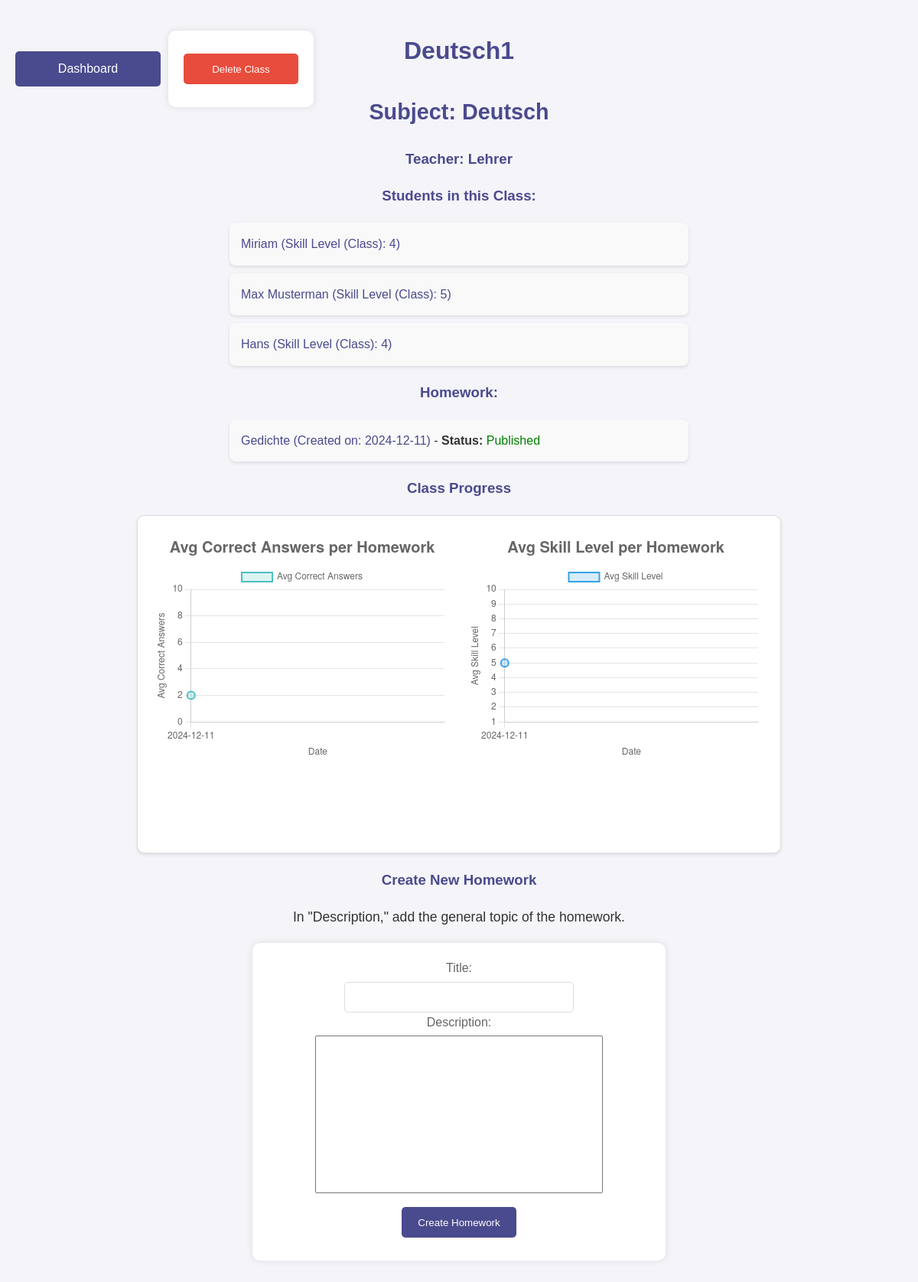
Before: /class_details_teacher/2/1 with the older database file.
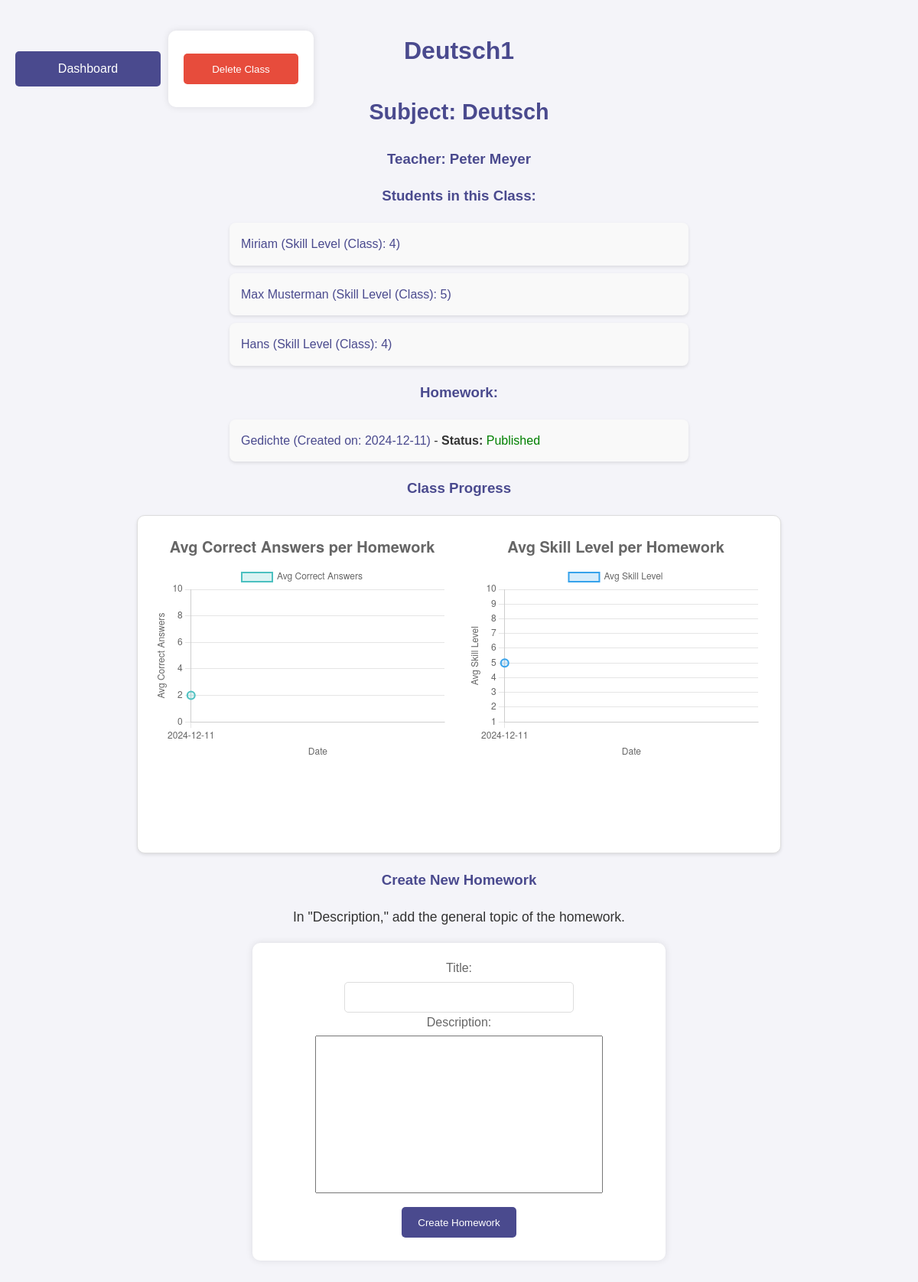
After: the same page with the newer database file.
### tables this page shows
CREATE TABLE Teachers (
    id INTEGER PRIMARY KEY AUTOINCREMENT,
    name TEXT NOT NULL,
    email TEXT UNIQUE NOT NULL,
    password TEXT NOT NULL
);

### app.py (the view)
@app.route('/class_details_teacher/<int:class_id>/<int:teacher_id>')
def class_details_teacher(class_id, teacher_id):
    import json
    from datetime import datetime
    conn = get_db_connection()
    class_info = conn.execute(
        '''
        SELECT Classes.id, Classes.class_name, Classes.subject, Teachers.name AS teacher_name
        FROM Classes
        JOIN Teachers ON Classes.teacher_id = Teachers.id
        WHERE Classes.id = ? AND teacher_id = ?
        ''', (class_id, teacher_id)
    ).fetchone()
    students = conn.execute(
        '''
        SELECT Participants.id, Participants.name, ClassMembers.class_skill_level
        FROM Participants
        JOIN ClassMembers ON Participants.id = ClassMembers.student_id
        WHERE ClassMembers.class_id = ?
        ''', (class_id,)
    ).fetchall()
    homework_list = conn.execute(
        '''
        SELECT id, title, date_created, status
        FROM Homework
        WHERE class_id = ?
        ''', (class_id,)
    ).fetchall()
    dates = []
    titles = []
    avg_correct_counts = []
    avg_skill_levels = []
    for hw in homework_list:
        count_results = conn.execute(
            '''
            SELECT COUNT(*) as count
            FROM HomeworkResults
            WHERE homework_id = ?
            ''', (hw['id'],)
        ).fetchone()['count']
        if count_results > 0:
            date_created = hw['date_created']
            if isinstance(date_created, str):
                try:
                    date_created = datetime.strptime(date_created, '%Y-%m-%d')
                except ValueError:
                    date_created = datetime.strptime(date_created, '%Y-%m-%d %H:%M:%S')
            dates.append(date_created.strftime('%Y-%m-%d'))
            titles.append(hw['title'])
            avg_correct = conn.execute(
                '''
                SELECT ROUND(AVG(correct_count), 0) AS avg_correct
                FROM HomeworkResults
                WHERE homework_id = ?
                ''', (hw['id'],)
            ).fetchone()['avg_correct'] or 0
            avg_correct_counts.append(avg_correct)
            avg_skill = conn.execute(
                '''
                SELECT ROUND(AVG(new_class_skill_level), 0) AS avg_skill
                FROM HomeworkResults
                WHERE homework_id = ?
                ''', (hw['id'],)
            ).fetchone()['avg_skill'] or 0
            avg_skill_levels.append(avg_skill)
    conn.close()
    return render_template(
        'class_details_teacher.html',
        class_info=class_info,
        students=students,
        teacher_id=teacher_id,
        homework_list=homework_list,
        dates=dates,
        titles=titles,
        avg_correct_counts=avg_correct_counts,
        avg_skill_levels=avg_skill_levels
    )

### app.py (called while the page is built)
def get_db_connection():
    conn = sqlite3.connect('ahg/database.db')
    conn.row_factory = sqlite3.Row
    return conn

### templates/class_details_teacher.html (shortened to what this page needs)
<!DOCTYPE html>
<html lang="en">
<head>
    <link rel="stylesheet" href="{{ url_for('static', filename='styles.css') }}">
</head>
<body>
    <div class="top-buttons" style="display: flex; justify-content: space-between; align-items: center;">
        <a href="/teacher_dashboard" class="button">Dashboard</a>
        <form action="/delete_class" method="post" onsubmit="return confirm('Are you sure you want to delete this class? All associated data will be removed.')">
            <button type="submit" class="submit-button danger">Delete Class</button>
        </form>
    </div>
    <h1>{{ class_info['class_name'] }}</h1>
    <h2>Subject: {{ class_info['subject'] }}</h2>
    <h3>Teacher: {{ class_info['teacher_name'] }}</h3>
    <h3>Students in this Class:</h3>
    <ul class="student-list">
        {% for student in students %}
        <li>
            <a href="/student_details/{{ student['id'] }}/{{ class_info['id'] }}/{{ teacher_id }}">
                {{ student['name'] }} (Skill Level (Class): {{ student['class_skill_level'] }})
            </a>
        </li>
        {% endfor %}
    </ul>
    <h3>Homework:</h3>
    <ul class="class-list">
        {% for homework in homework_list %}
            <li>
                <a href="{{ url_for('view_homework_teacher', homework_id=homework['id'], class_id=class_info['id'], teacher_id=teacher_id) }}">
                    {{ homework['title'] }} (Created on: {{ homework['date_created'] }})
                </a>
                - <strong>Status:</strong>
                {% if homework['status'] == 'published' %}
                    <span style="color: green;">Published</span>
                {% else %}
                    <span style="color: orange;">Draft</span>
                {% endif %}
            </li>
        {% endfor %}
    </ul>
    <h3>Class Progress</h3>
    <div class="chart-container" style="display: flex; gap: 20px; justify-content: center;">
        <div style="flex: 1; max-width: 50%; height: 300px;">
            <canvas id="classProgressChart"></canvas>
        </div>
        <div style="flex: 1; max-width: 50%; height: 300px;">
            <canvas id="classSkillChart"></canvas>
        </div>
    </div>
    <h3>Create New Homework</h3>
    <p>In "Description," add the general topic of the homework.</p>
    <form action="/create_homework" method="post">
        <label for="title">Title:</label>
        <input type="text" id="title" name="title" required>
        <label for="description">Description:</label>
        <textarea id="description" name="description" required></textarea>
        <button type="submit">Create Homework</button>
    </form>
</body>
</html>

Changed rows visible on the page:
changed Teachers: teacher_name "Lehrer" → "Peter Meyer"
